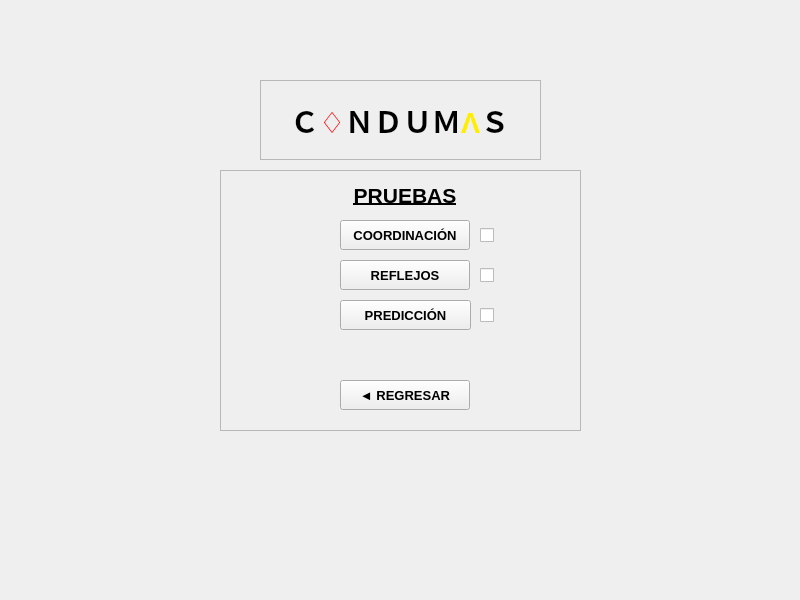
<?xml version="1.0" encoding="UTF-8"?>
<ui version="4.0">
 <class>MainWindow</class>
 <widget class="QMainWindow" name="MainWindow">
  <property name="geometry">
   <rect>
    <x>0</x>
    <y>0</y>
    <width>800</width>
    <height>600</height>
   </rect>
  </property>
  <property name="windowTitle">
   <string>PRUEBA PSICOMÉTRICA</string>
  </property>
  <widget class="QWidget" name="centralwidget">
   <widget class="QLabel" name="Fondo">
    <property name="geometry">
     <rect>
      <x>-200</x>
      <y>-60</y>
      <width>1231</width>
      <height>671</height>
     </rect>
    </property>
    <property name="text">
     <string>&lt;html&gt;&lt;head/&gt;&lt;body&gt;&lt;p&gt;&lt;img src=&quot;:/cct/wallpaper_main.jpg&quot;/&gt;&lt;/p&gt;&lt;/body&gt;&lt;/html&gt;</string>
    </property>
   </widget>
   <widget class="QFrame" name="Inputs">
    <property name="geometry">
     <rect>
      <x>220</x>
      <y>170</y>
      <width>361</width>
      <height>261</height>
     </rect>
    </property>
    <property name="acceptDrops">
     <bool>false</bool>
    </property>
    <property name="autoFillBackground">
     <bool>false</bool>
    </property>
    <property name="frameShape">
     <enum>QFrame::StyledPanel</enum>
    </property>
    <property name="frameShadow">
     <enum>QFrame::Raised</enum>
    </property>
    <widget class="QLabel" name="Graytransparent">
     <property name="geometry">
      <rect>
       <x>-10</x>
       <y>-10</y>
       <width>371</width>
       <height>271</height>
      </rect>
     </property>
     <property name="text">
      <string>&lt;html&gt;&lt;head/&gt;&lt;body&gt;&lt;p&gt;&lt;img src=&quot;:/cct/fondo-png-transparente.png&quot;/&gt;&lt;/p&gt;&lt;/body&gt;&lt;/html&gt;</string>
     </property>
    </widget>
    <widget class="QPushButton" name="coordBoton">
     <property name="geometry">
      <rect>
       <x>120</x>
       <y>50</y>
       <width>130</width>
       <height>30</height>
      </rect>
     </property>
     <property name="font">
      <font>
       <pointsize>10</pointsize>
       <weight>75</weight>
       <italic>false</italic>
       <bold>true</bold>
       <underline>false</underline>
      </font>
     </property>
     <property name="text">
      <string>COORDINACIÓN</string>
     </property>
    </widget>
    <widget class="QPushButton" name="refleBoton">
     <property name="geometry">
      <rect>
       <x>120</x>
       <y>90</y>
       <width>130</width>
       <height>30</height>
      </rect>
     </property>
     <property name="font">
      <font>
       <pointsize>10</pointsize>
       <weight>75</weight>
       <italic>false</italic>
       <bold>true</bold>
       <underline>false</underline>
      </font>
     </property>
     <property name="text">
      <string>REFLEJOS</string>
     </property>
    </widget>
    <widget class="QPushButton" name="predicBoton">
     <property name="geometry">
      <rect>
       <x>120</x>
       <y>130</y>
       <width>131</width>
       <height>30</height>
      </rect>
     </property>
     <property name="font">
      <font>
       <pointsize>10</pointsize>
       <weight>75</weight>
       <italic>false</italic>
       <bold>true</bold>
       <underline>false</underline>
      </font>
     </property>
     <property name="text">
      <string>PREDICCIÓN</string>
     </property>
    </widget>
    <widget class="QLabel" name="labelPRUEBAS">
     <property name="geometry">
      <rect>
       <x>120</x>
       <y>10</y>
       <width>130</width>
       <height>30</height>
      </rect>
     </property>
     <property name="font">
      <font>
       <pointsize>16</pointsize>
       <weight>75</weight>
       <bold>true</bold>
       <underline>true</underline>
      </font>
     </property>
     <property name="toolTipDuration">
      <number>-4</number>
     </property>
     <property name="layoutDirection">
      <enum>Qt::LeftToRight</enum>
     </property>
     <property name="text">
      <string>PRUEBAS</string>
     </property>
     <property name="alignment">
      <set>Qt::AlignCenter</set>
     </property>
    </widget>
    <widget class="QCheckBox" name="checkCOORD">
     <property name="geometry">
      <rect>
       <x>260</x>
       <y>50</y>
       <width>71</width>
       <height>31</height>
      </rect>
     </property>
     <property name="contextMenuPolicy">
      <enum>Qt::PreventContextMenu</enum>
     </property>
     <property name="text">
      <string/>
     </property>
     <property name="checkable">
      <bool>false</bool>
     </property>
     <property name="checked">
      <bool>false</bool>
     </property>
    </widget>
    <widget class="QCheckBox" name="checkREFLE">
     <property name="geometry">
      <rect>
       <x>260</x>
       <y>90</y>
       <width>71</width>
       <height>31</height>
      </rect>
     </property>
     <property name="text">
      <string/>
     </property>
     <property name="checkable">
      <bool>false</bool>
     </property>
     <property name="checked">
      <bool>false</bool>
     </property>
    </widget>
    <widget class="QCheckBox" name="checkPREDI">
     <property name="geometry">
      <rect>
       <x>260</x>
       <y>130</y>
       <width>71</width>
       <height>31</height>
      </rect>
     </property>
     <property name="text">
      <string/>
     </property>
     <property name="checkable">
      <bool>false</bool>
     </property>
     <property name="checked">
      <bool>false</bool>
     </property>
    </widget>
    <widget class="QPushButton" name="bBoton">
     <property name="geometry">
      <rect>
       <x>120</x>
       <y>210</y>
       <width>130</width>
       <height>30</height>
      </rect>
     </property>
     <property name="font">
      <font>
       <pointsize>10</pointsize>
       <weight>75</weight>
       <bold>true</bold>
      </font>
     </property>
     <property name="autoFillBackground">
      <bool>false</bool>
     </property>
     <property name="text">
      <string>◄ REGRESAR</string>
     </property>
    </widget>
   </widget>
   <widget class="QFrame" name="Condumas">
    <property name="geometry">
     <rect>
      <x>260</x>
      <y>80</y>
      <width>281</width>
      <height>80</height>
     </rect>
    </property>
    <property name="frameShape">
     <enum>QFrame::StyledPanel</enum>
    </property>
    <property name="frameShadow">
     <enum>QFrame::Raised</enum>
    </property>
    <widget class="QLabel" name="label_4">
     <property name="geometry">
      <rect>
       <x>10</x>
       <y>10</y>
       <width>261</width>
       <height>61</height>
      </rect>
     </property>
     <property name="text">
      <string>&lt;html&gt;&lt;head/&gt;&lt;body&gt;&lt;p&gt;&lt;img src=&quot;:/cct/fondo-png-transparente.png&quot;/&gt;&lt;/p&gt;&lt;/body&gt;&lt;/html&gt;</string>
     </property>
    </widget>
    <widget class="QLabel" name="label_5">
     <property name="geometry">
      <rect>
       <x>30</x>
       <y>10</y>
       <width>231</width>
       <height>61</height>
      </rect>
     </property>
     <property name="text">
      <string>&lt;html&gt;&lt;head/&gt;&lt;body&gt;&lt;p&gt;&lt;span style=&quot; font-size:22pt; font-weight:600; color:#000000;&quot;&gt;Ｃ&lt;/span&gt;&lt;span style=&quot; font-size:22pt; font-weight:600; color:#ff0000;&quot;&gt;♢&lt;/span&gt;&lt;span style=&quot; font-size:22pt; font-weight:600; color:#000000;&quot;&gt;ＮＤＵＭ&lt;/span&gt;&lt;span style=&quot; font-size:22pt; font-weight:600; color:#ffee00;&quot;&gt;Λ&lt;/span&gt;&lt;span style=&quot; font-size:22pt; font-weight:600; color:#000000;&quot;&gt;Ｓ&lt;/span&gt;&lt;/p&gt;&lt;/body&gt;&lt;/html&gt;</string>
     </property>
    </widget>
   </widget>
  </widget>
 </widget>
 <resources>
  <include location="../../../../Documentos/proyecto_final/Info2023/Final/vistas/wallpaper.qrc"/>
 </resources>
 <connections/>
</ui>
